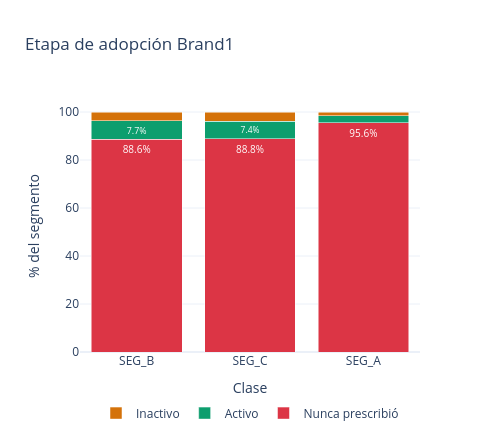

The cell this chart's notebook holds for it:
### Markdown cell above
## Etapa de adopción Brand1

### Code cell
STAGE_ES = ["Nunca prescribió", "Activo", "Inactivo"]
STAGE_COLORS = {
    "Nunca prescribió": "#DC3545",
    "Activo":           "#0D9E6E",
    "Inactivo":         "#D4720A",
}

adopt_pct = (
    pd.crosstab(labeled["ATSEG_LABEL"], labeled["ADOPTION_STAGE_ES"], normalize="index") * 100
).loc[SEG_ORDER, [s for s in STAGE_ES if s in labeled["ADOPTION_STAGE_ES"].unique()]]

fig = go.Figure()
for stage in adopt_pct.columns:
    vals = adopt_pct[stage].tolist()
    text = [f"{v:.1f}%" if v > 5 else "" for v in vals]
    fig.add_trace(go.Bar(
        name=stage,
        x=SEG_ORDER,
        y=vals,
        marker_color=STAGE_COLORS.get(stage, C["muted"]),
        text=text,
        textposition="inside",
        insidetextfont=dict(color="white", size=10),
    ))

fig.update_layout(
    barmode="stack",
    title="Etapa de adopción Brand1",
    template="plotly_white",
    yaxis=dict(title="% del segmento", range=[0, 105]),
    xaxis=dict(title="Clase"),
    legend=dict(orientation="h", yanchor="bottom", y=-0.3, xanchor="center", x=0.5),
    width=500, height=440,
)
fig.show()

### Figure 1 — Plotly figure (JSON) as saved in the notebook; plotly's stock layout.template omitted (floating-point values rounded to 4 significant figures)
{"data": [{"insidetextfont": {"color": "white", "size": 10}, "marker": {"color": "#DC3545"}, "name": "Nunca prescribió", "text": ["88.6%", "88.8%", "95.6%"], "textposition": "inside", "type": "bar", "x": ["SEG_B", "SEG_C", "SEG_A"], "y": [88.59, 88.76, 95.6]}, {"insidetextfont": {"color": "white", "size": 10}, "marker": {"color": "#0D9E6E"}, "name": "Activo", "text": ["7.7%", "7.4%", ""], "textposition": "inside", "type": "bar", "x": ["SEG_B", "SEG_C", "SEG_A"], "y": [7.674, 7.416, 2.825]}, {"insidetextfont": {"color": "white", "size": 10}, "marker": {"color": "#D4720A"}, "name": "Inactivo", "text": ["", "", ""], "textposition": "inside", "type": "bar", "x": ["SEG_B", "SEG_C", "SEG_A"], "y": [3.732, 3.825, 1.577]}], "layout": {"barmode": "stack", "height": 440, "legend": {"orientation": "h", "x": 0.5, "xanchor": "center", "y": -0.3, "yanchor": "bottom"}, "title": {"text": "Etapa de adopción Brand1"}, "width": 500, "xaxis": {"title": {"text": "Clase"}}, "yaxis": {"range": [0, 105], "title": {"text": "% del segmento"}}}}
